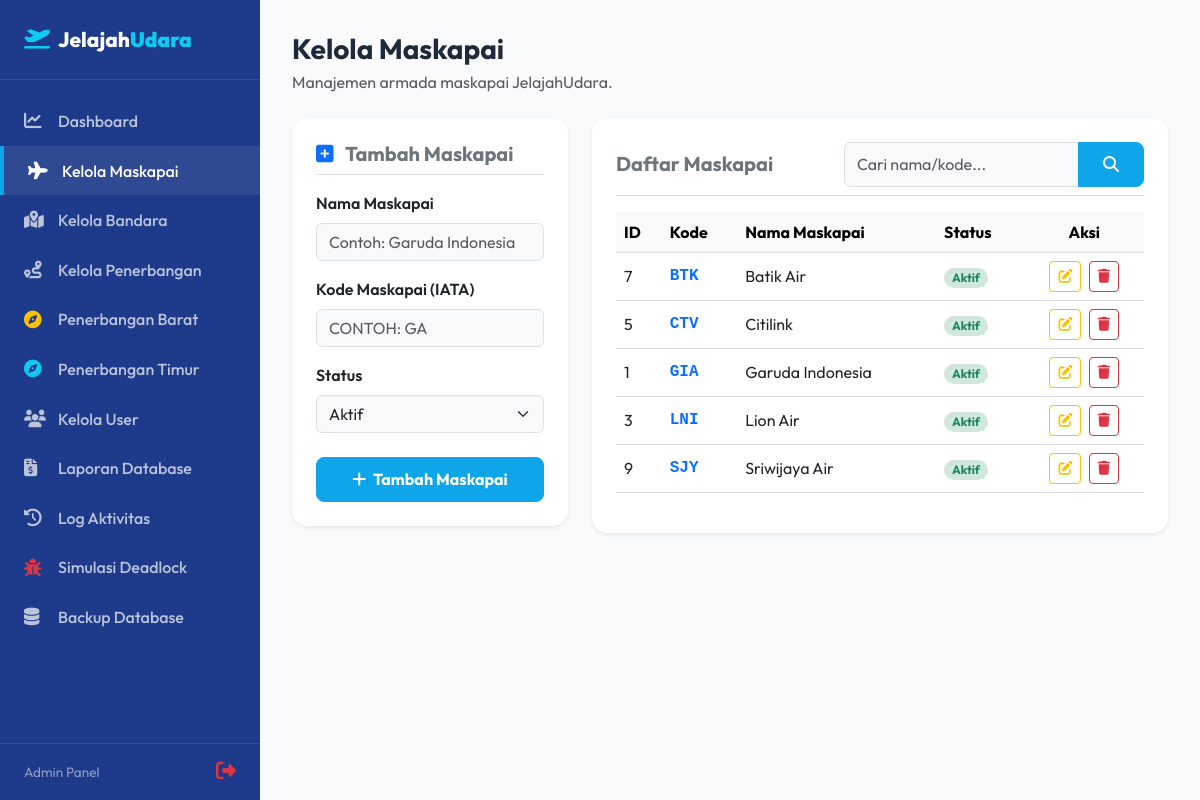
/admin/maskapai/index.php (signed in), run on the app's committed database.
### tables this page shows
CREATE TABLE `maskapai` (
  `id_maskapai` int unsigned NOT NULL AUTO_INCREMENT,
  `nama_maskapai` varchar(100) NOT NULL,
  `kode_maskapai` char(3) NOT NULL,
  `created_at` datetime NOT NULL DEFAULT CURRENT_TIMESTAMP,
  `status` enum('aktif','nonaktif') NOT NULL DEFAULT 'aktif',
  PRIMARY KEY (`id_maskapai`),
  UNIQUE KEY `uq_kode_maskapai` (`kode_maskapai`)
);

### admin/maskapai/index.php (the view, shortened to what this page needs)
<?php
require_once '../../includes/header.php';
$database = new Database();
$db = $database->getConnection();
$edit_data = null;
$search = isset($_GET['search']) ? filter_input(INPUT_GET, 'search', FILTER_SANITIZE_SPECIAL_CHARS) : '';
$airlines = [];
try {
    if (!empty($search)) {
        $query = "SELECT * FROM maskapai WHERE nama_maskapai LIKE :search OR kode_maskapai LIKE :search ORDER BY nama_maskapai ASC";
        $stmt = $db->prepare($query);
        $search_param = "%" . $search . "%";
        $stmt->bindParam(':search', $search_param);
    } else {
        $query = "SELECT * FROM maskapai ORDER BY nama_maskapai ASC";
        $stmt = $db->prepare($query);
    }
    $stmt->execute();
    $airlines = $stmt->fetchAll(PDO::FETCH_ASSOC);
} catch (PDOException $e) {}
?>
<div class="admin-wrapper">
    <?php require_once '../../includes/sidebar.php'; ?>
    <main class="admin-content">
        <div class="d-flex justify-content-between align-items-center mb-4">
            <div>
                <h3 class="fw-bold mb-1">Kelola Maskapai</h3>
                <p class="text-muted mb-0">Manajemen armada maskapai JelajahUdara.</p>
            </div>
        </div>
        <div class="row g-4">
            <div class="col-lg-4">
                <div class="card border-0 shadow-sm rounded-4 p-4 bg-white">
                    <h5 class="fw-bold text-secondary mb-3 pb-2 border-bottom">
                        <?= $edit_data ? '<i class="fa-solid fa-pen-to-square text-warning me-2"></i> Edit Maskapai' : '<i class="fa-solid fa-square-plus text-primary me-2"></i> Tambah Maskapai' ?>
                    </h5>
                    <form action="index.php" method="POST">
                        <div class="mb-3">
                            <label for="nama_maskapai" class="form-label fw-semibold">Nama Maskapai</label>
                            <input type="text" class="form-control bg-light" id="nama_maskapai" name="nama_maskapai" value="<?= htmlspecialchars($edit_data['nama_maskapai'] ?? '') ?>" placeholder="Contoh: Garuda Indonesia" required>
                        </div>
                        <div class="mb-3">
                            <label for="kode_maskapai" class="form-label fw-semibold">Kode Maskapai (IATA)</label>
                            <input type="text" class="form-control bg-light text-uppercase" id="kode_maskapai" name="kode_maskapai" value="<?= htmlspecialchars($edit_data['kode_maskapai'] ?? '') ?>" placeholder="Contoh: GA" maxlength="5" required>
                        </div>
                        <div class="mb-4">
                            <label for="status" class="form-label fw-semibold">Status</label>
                            <select class="form-select bg-light" id="status" name="status" required>
                                <option value="aktif" <?= (isset($edit_data['status']) && $edit_data['status'] === 'aktif') ? 'selected' : '' ?>>Aktif</option>
                            </select>
                        </div>
                        <button type="submit" name="<?= $edit_data ? 'edit_maskapai' : 'add_maskapai' ?>" class="btn <?= $edit_data ? 'btn-warning' : 'btn-primary' ?> w-100 fw-bold">
                            <?= $edit_data ? '<i class="fa-solid fa-floppy-disk me-1"></i> Simpan Perubahan' : '<i class="fa-solid fa-plus me-1"></i> Tambah Maskapai' ?>
                        </button>
                    </form>
                </div>
            </div>
            <div class="col-lg-8">
                <div class="card border-0 shadow-sm rounded-4 p-4 bg-white">
                    <div class="d-flex flex-column flex-md-row justify-content-between align-items-md-center gap-3 mb-3 border-bottom pb-2">
                        <h5 class="fw-bold text-secondary mb-0">Daftar Maskapai</h5>
                        <form action="" method="GET" class="d-flex" style="max-width: 300px;">
                            <div class="input-group">
                                <input type="text" name="search" class="form-control bg-light" placeholder="Cari nama/kode..." value="<?= htmlspecialchars($search) ?>">
                                <button class="btn btn-primary" type="submit"><i class="fa-solid fa-magnifying-glass"></i></button>
                            </div>
                        </form>
                    </div>
                    <div class="table-responsive">
                        <table class="table table-hover align-middle">
                            <thead class="table-light">
                                <tr>
                                    <th>ID</th>
                                    <th>Kode</th>
                                    <th>Nama Maskapai</th>
                                    <th>Status</th>
                                    <th class="text-center">Aksi</th>
                                </tr>
                            </thead>
                            <tbody>
                                <?php if (!empty($airlines)): ?>
                                    <?php foreach ($airlines as $al): ?>
                                        <tr>
                                            <td><?= $al['id_maskapai'] ?></td>
                                            <td class="font-monospace fw-bold text-primary"><?= htmlspecialchars($al['kode_maskapai']) ?></td>
                                            <td><?= htmlspecialchars($al['nama_maskapai']) ?></td>
                                            <td>
                                                <span class="badge <?= $al['status'] === 'aktif' ? 'bg-success-subtle text-success' : 'bg-danger-subtle text-danger' ?> px-2.5 py-1.5 rounded-pill text-capitalize">
                                                    <?= $al['status'] ?>
                                                </span>
                                            </td>
                                            <td class="text-center">
                                                <a href="index.php?action=edit&id=<?= $al['id_maskapai'] ?>" class="btn btn-outline-warning btn-sm me-1" title="Edit">
                                                    <i class="fa-solid fa-pen-to-square"></i>
                                                </a>
                                                <a href="index.php?action=delete&id=<?= $al['id_maskapai'] ?>" class="btn btn-outline-danger btn-sm" onclick="return confirm('Apakah Anda yakin ingin menghapus maskapai ini?');" title="Hapus">
                                                    <i class="fa-solid fa-trash"></i>
                                                </a>
                                            </td>
                                        </tr>
                                    <?php endforeach; ?>
                                <?php else: ?>
                                    <tr>
                                        <td colspan="5" class="text-center py-4 text-muted">Maskapai tidak ditemukan.</td>
                                    </tr>
                                <?php endif; ?>
                            </tbody>
                        </table>
                    </div>
                </div>
            </div>
        </div>
    </main>
</div>
<?php
require_once '../../includes/footer.php';
?>

### assets/css/style.css (style rules this page uses)
:root { --primary-color: #0EA5E9; --primary-hover: #0284C7; --secondary-color: #1E3A8A; --secondary-hover: #172554; --success-color: #22C55E; --warning-color: #F59E0B; --danger-color: #EF4444; --bg-color: #F8FAFC; --card-shadow: 0 10px 30px -5px rgba(0, 0, 0, 0.05), 0 4px 6px -2px rgba(0, 0, 0, 0.02); --hover-shadow: 0 20px 40px -5px rgba(14, 165, 233, 0.15), 0 8px 16px -4px rgba(14, 165, 233, 0.05); }
body { font-family: 'Outfit', sans-serif; background-color: var(--bg-color); color: #1E293B; min-height: 100vh; display: flex; flex-direction: column; }
main { flex: 1; }
.btn-primary { background-color: var(--primary-color); border-color: var(--primary-color); padding: 0.6rem 1.5rem; font-weight: 500; border-radius: 8px; transition: all 0.3s ease; }
.admin-wrapper { display: flex; min-height: 100vh; }
.admin-content { flex: 1; background-color: var(--bg-color); padding: 2rem; overflow-x: hidden; }

### data on the page
maskapai: id_maskapai "7", kode_maskapai "BTK", nama_maskapai "Batik Air", status "Aktif"
maskapai: id_maskapai "5", kode_maskapai "CTV", nama_maskapai "Citilink", status "Aktif"
maskapai: id_maskapai "1", kode_maskapai "GIA", nama_maskapai "Garuda Indonesia", status "Aktif"
maskapai: id_maskapai "3", kode_maskapai "LNI", nama_maskapai "Lion Air", status "Aktif"
maskapai: id_maskapai "9", kode_maskapai "SJY", nama_maskapai "Sriwijaya Air", status "Aktif"
